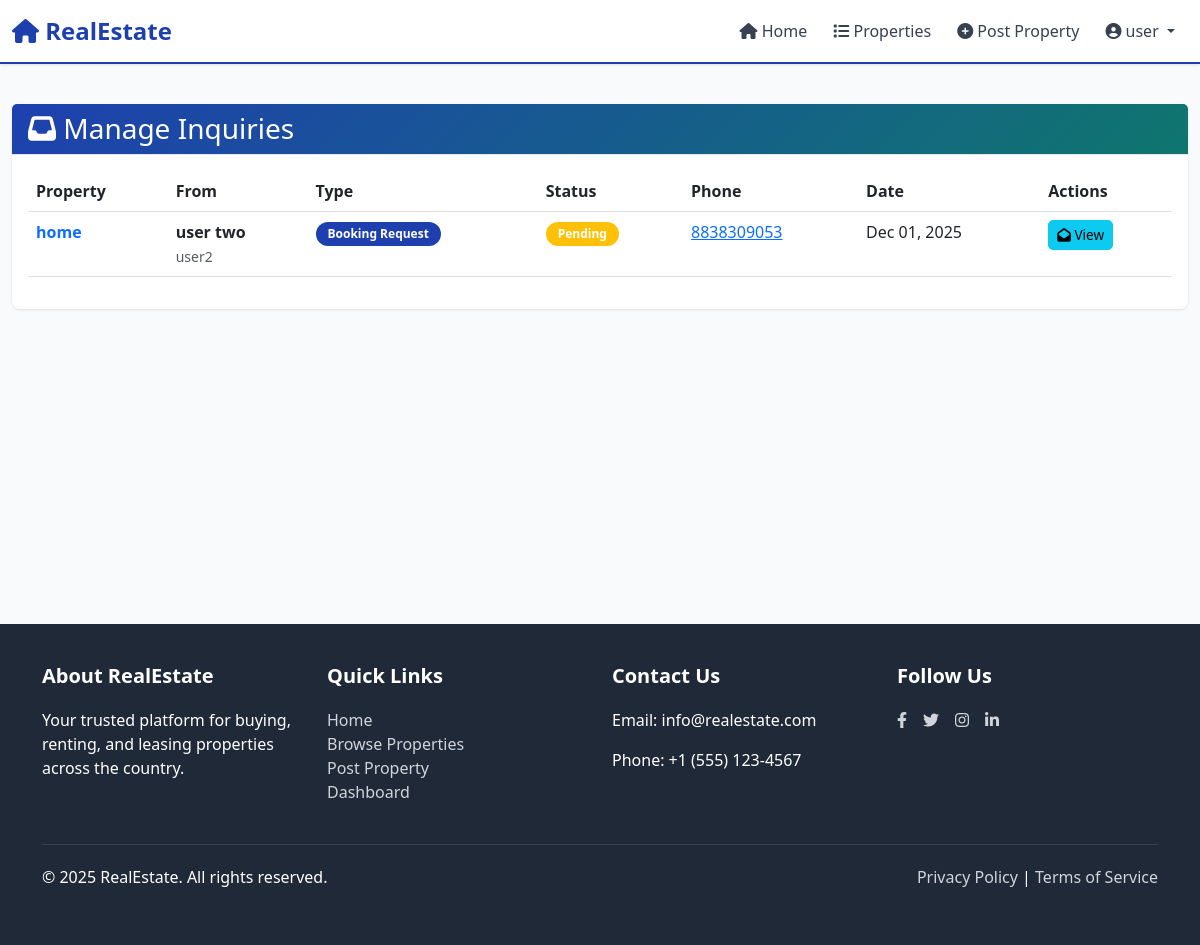
Screenshot of /manage-inquiries/ (signed in) with the database file from the repository.
### properties/models.py (models this page shows, shortened)
class PropertyInquiry(models.Model):
    STATUS_CHOICES = [
        ('pending', 'Pending'),
        ('responded', 'Responded'),
        ('completed', 'Completed'),
        ('rejected', 'Rejected'),
    ]
    property = models.ForeignKey(Property, on_delete=models.CASCADE, related_name='inquiries')
    sender = models.ForeignKey(User, on_delete=models.CASCADE, related_name='sent_inquiries')
    name = models.CharField(max_length=100)
    email = models.EmailField()
    phone = models.CharField(max_length=20)
    message = models.TextField()
    inquiry_type = models.CharField(max_length=20, choices=[
        ('inquiry', 'General Inquiry'),
        ('booking', 'Booking Request'),
        ('visit', 'Schedule Visit'),
    ], default='inquiry')
    status = models.CharField(max_length=20, choices=STATUS_CHOICES, default='pending')
    created_at = models.DateTimeField(auto_now_add=True)
    updated_at = models.DateTimeField(auto_now=True)
    class Meta:
        ordering = ['-created_at']
        unique_together = ('property', 'sender')

class Property(models.Model):
    PROPERTY_TYPE_CHOICES = [
        ('apartment', 'Apartment'),
        ('house', 'House'),
        ('villa', 'Villa'),
        ('studio', 'Studio'),
        ('penthouse', 'Penthouse'),
        ('townhouse', 'Townhouse'),
        ('commercial', 'Commercial'),
        ('land', 'Land'),
        ('other', 'Other'),
    ]
    LISTING_TYPE_CHOICES = [
        ('sale', 'For Sale'),
        ('rent', 'For Rent'),
        ('lease', 'For Lease'),
    ]
    CONDITION_CHOICES = [
        ('new', 'New'),
        ('old', 'Old'),
        ('renovated', 'Renovated'),
    ]
    owner = models.ForeignKey(User, on_delete=models.CASCADE, related_name='properties')
    title = models.CharField(max_length=200)
    slug = models.SlugField(unique=True, blank=True)
    description = models.TextField()
    property_type = models.CharField(max_length=20, choices=PROPERTY_TYPE_CHOICES)
    listing_type = models.CharField(max_length=10, choices=LISTING_TYPE_CHOICES)
    location = models.CharField(max_length=255)
    city = models.CharField(max_length=100)
    state = models.CharField(max_length=100, blank=True)
    postal_code = models.CharField(max_length=20, blank=True)
    latitude = models.FloatField(null=True, blank=True)
    longitude = models.FloatField(null=True, blank=True)
    bedrooms = models.IntegerField(validators=[MinValueValidator(0)], null=True, blank=True)
    bathrooms = models.IntegerField(validators=[MinValueValidator(0)], null=True, blank=True)
    area = models.FloatField(validators=[MinValueValidator(0)], help_text='Area in sq. ft.')
    price = models.DecimalField(max_digits=15, decimal_places=2, validators=[MinValueValidator(0)])
    is_furnished = models.BooleanField(default=False)
    has_parking = models.BooleanField(default=False)
    has_balcony = models.BooleanField(default=False)
    has_garden = models.BooleanField(default=False)
    has_pool = models.BooleanField(default=False)
    has_gym = models.BooleanField(default=False)
    condition = models.CharField(max_length=20, choices=CONDITION_CHOICES, default='old')
    is_active = models.BooleanField(default=True)
    is_featured = models.BooleanField(default=False)
    created_at = models.DateTimeField(auto_now_add=True)
    updated_at = models.DateTimeField(auto_now=True)
    contact_name = models.CharField(max_length=100, blank=True)
    contact_phone = models.CharField(max_length=20, blank=True)
    contact_email = models.EmailField(blank=True)
    class Meta:
        ordering = ['-created_at']
        indexes = [
            models.Index(fields=['slug']),
            models.Index(fields=['city', 'listing_type']),
            models.Index(fields=['-created_at']),
        ]

### properties/views.py (the view)
# urls.py: path('manage-inquiries/', views.manage_inquiries, name='manage-inquiries'),
@login_required(login_url='login')
def manage_inquiries(request):
    inquiries = PropertyInquiry.objects.filter(
        property__owner=request.user
    ).select_related('sender', 'property').order_by('-created_at')
    paginator = Paginator(inquiries, 20)
    page_number = request.GET.get('page')
    page_obj = paginator.get_page(page_number)
    context = {'page_obj': page_obj}
    return render(request, 'properties/manage_inquiries.html', context)

### properties/templates/properties/manage_inquiries.html (shortened to what this page needs)
{% extends 'base/base.html' %}
{% block content %}
<div class="container container-main mb-5">
    <div class="row">
        <div class="col-md-12">
            <div class="card border-0 shadow">
                <div class="card-header" style="background: linear-gradient(135deg, #1e40af 0%, #0f766e 100%); color: white;">
                    <h3 class="mb-0"><i class="fas fa-inbox"></i> Manage Inquiries</h3>
                </div>
                <div class="card-body">
                    {% if page_obj %}
                        <div class="table-responsive">
                            <table class="table table-hover">
                                <thead>
                                    <tr>
                                        <th>Property</th>
                                        <th>From</th>
                                        <th>Type</th>
                                        <th>Status</th>
                                        <th>Phone</th>
                                        <th>Date</th>
                                        <th>Actions</th>
                                    </tr>
                                </thead>
                                <tbody>
                                    {% for inquiry in page_obj %}
                                        <tr>
                                            <td>
                                                <a href="{% url 'property-detail' inquiry.property.slug %}" class="text-decoration-none">
                                                    <strong>{{ inquiry.property.title|truncatewords:6 }}</strong>
                                                </a>
                                            </td>
                                            <td>
                                                <strong>{{ inquiry.name }}</strong><br>
                                                <small class="text-muted">{{ inquiry.sender.username }}</small>
                                            </td>
                                            <td>
                                                <span class="badge bg-primary">{{ inquiry.get_inquiry_type_display }}</span>
                                            </td>
                                            <td>
                                                {% if inquiry.status == 'pending' %}
                                                    <span class="badge bg-warning">Pending</span>
                                                {% elif inquiry.status == 'responded' %}
                                                    <span class="badge bg-info">Responded</span>
                                                {% elif inquiry.status == 'completed' %}
                                                    <span class="badge bg-success">Completed</span>
                                                {% else %}
                                                    <span class="badge bg-danger">Rejected</span>
                                                {% endif %}
                                            </td>
                                            <td><a href="tel:{{ inquiry.phone }}">{{ inquiry.phone }}</a></td>
                                            <td>{{ inquiry.created_at|date:'M d, Y' }}</td>
                                            <td>
                                                <a href="{% url 'inquiry-detail' inquiry.id %}" class="btn btn-sm btn-info">
                                                    <i class="fas fa-envelope-open"></i> View
                                                </a>
                                            </td>
                                        </tr>
                                    {% endfor %}
                                </tbody>
                            </table>
                        </div>
                    {% else %}
                        <p class="text-muted text-center mb-0">
                            <i class="fas fa-inbox"></i> No inquiries received yet.
                        </p>
                    {% endif %}
                </div>
            </div>
        </div>
    </div>
</div>
{% endblock %}

### properties/templates/base/base.html (shortened to what this page needs)
<!DOCTYPE html>
<html lang="en">
<head>
    <link href="https://cdn.jsdelivr.net/npm/bootstrap@5.3.0/dist/css/bootstrap.min.css" rel="stylesheet">
    <link rel="stylesheet" href="https://cdnjs.cloudflare.com/ajax/libs/font-awesome/6.4.0/css/all.min.css">
</head>
<body>
    <nav class="navbar navbar-expand-lg navbar-light sticky-top">
        <div class="container-fluid">
            <a class="navbar-brand" href="{% url 'home' %}">
                <i class="fas fa-home"></i> RealEstate
            </a>
            <div class="collapse navbar-collapse" id="navbarNav">
                <ul class="navbar-nav ms-auto">
                    <li class="nav-item">
                        <a class="nav-link {% if request.resolver_match.url_name == 'home' %}active{% endif %}" href="{% url 'home' %}">
                            <i class="fas fa-home"></i> Home
                        </a>
                    </li>
                    <li class="nav-item">
                        <a class="nav-link {% if request.resolver_match.url_name == 'property-list' %}active{% endif %}" href="{% url 'property-list' %}">
                            <i class="fas fa-list"></i> Properties
                        </a>
                    </li>
                    {% if user.is_authenticated %}
                        <li class="nav-item">
                            <a class="nav-link {% if request.resolver_match.url_name == 'post-property' %}active{% endif %}" href="{% url 'post-property' %}">
                                <i class="fas fa-plus-circle"></i> Post Property
                            </a>
                        </li>
                        <li class="nav-item dropdown">
                            <a class="nav-link dropdown-toggle" href="#" role="button" data-bs-toggle="dropdown">
                                <i class="fas fa-user-circle"></i> {{ user.first_name|default:user.username }}
                            </a>
                        </li>
                    {% endif %}
                </ul>
            </div>
        </div>
    </nav>
    <main>
        {% block content %}{% endblock %}
    </main>
    <footer>
        <div class="container">
            <div class="row mb-4">
                <div class="col-md-3 mb-4 mb-md-0">
                    <h5>About RealEstate</h5>
                    <p>Your trusted platform for buying, renting, and leasing properties across the country.</p>
                </div>
                <div class="col-md-3 mb-4 mb-md-0">
                    <h5>Quick Links</h5>
                    <ul class="list-unstyled">
                        <li><a href="{% url 'home' %}">Home</a></li>
                        <li><a href="{% url 'property-list' %}">Browse Properties</a></li>
                        <li><a href="{% url 'post-property' %}">Post Property</a></li>
                        <li><a href="{% url 'dashboard' %}">Dashboard</a></li>
                    </ul>
                </div>
                <div class="col-md-3 mb-4 mb-md-0">
                    <h5>Contact Us</h5>
                    <p>Email: info@realestate.com</p>
                    <p>Phone: +1 (555) 123-4567</p>
                </div>
                <div class="col-md-3">
                    <h5>Follow Us</h5>
                    <div class="d-flex gap-3">
                        <a href="#"><i class="fab fa-facebook-f"></i></a>
                        <a href="#"><i class="fab fa-twitter"></i></a>
                        <a href="#"><i class="fab fa-instagram"></i></a>
                        <a href="#"><i class="fab fa-linkedin-in"></i></a>
                    </div>
                </div>
            </div>
            <div class="footer-divider">
                <div class="row">
                    <div class="col-md-6">
                        <p>&copy; 2025 RealEstate. All rights reserved.</p>
                    </div>
                    <div class="col-md-6 text-md-end">
                        <p><a href="#">Privacy Policy</a> | <a href="#">Terms of Service</a></p>
                    </div>
                </div>
            </div>
        </div>
    </footer>
</body>
</html>

### properties/templates/base/base.html (style rules this page uses)
:root { --primary-color: #1e40af; --secondary-color: #0f766e; --success-color: #059669; --danger-color: #dc2626; --warning-color: #d97706; --light-bg: #f9fafb; --border-color: #e5e7eb; }
* { margin: 0; padding: 0; box-sizing: border-box; }
body { font-family: 'Segoe UI', Tahoma, Geneva, Verdana, sans-serif; background-color: var(--light-bg); color: #1f2937; }
.navbar { background: white; box-shadow: 0 1px 3px 0 rgba(0, 0, 0, 0.1); border-bottom: 2px solid var(--primary-color); }
.navbar-brand { font-weight: 700; font-size: 1.5rem; color: var(--primary-color) !important; }
.nav-link { color: #374151 !important; font-weight: 500; transition: all 0.3s ease; margin: 0 5px; }
main { min-height: calc(100vh - 300px); padding: 40px 0; }
.container-main { max-width: 1200px; }
.card { border: none; box-shadow: 0 1px 3px 0 rgba(0, 0, 0, 0.1); transition: all 0.3s ease; border-radius: 8px; }
.card-header { background-color: var(--light-bg); border-bottom: 1px solid var(--border-color); }
.btn-sm { border-radius: 5px; font-size: 0.85rem; }
.badge { padding: 6px 12px; border-radius: 20px; font-weight: 600; font-size: 0.75rem; }
footer { background-color: #1f2937; color: white; padding: 40px 0; margin-top: 60px; }
footer h5 { font-weight: 700; margin-bottom: 20px; color: #fff; }
footer a { color: #d1d5db; text-decoration: none; transition: all 0.3s ease; }
.footer-divider { border-top: 1px solid rgba(255, 255, 255, 0.1); padding-top: 20px; }
.bg-primary { background-color: var(--primary-color) !important; }
.shadow { box-shadow: 0 1px 3px 0 rgba(0, 0, 0, 0.1) !important; }

### rows the page displays
PropertyInquiry: property "home", name "user two", sender.username "user2", inquiry_type "Booking Request", status "Pending", phone "8838309053", created_at "Dec 01, 2025"

### other values shown
{{ user.first_name|default:user.username }} "user"
